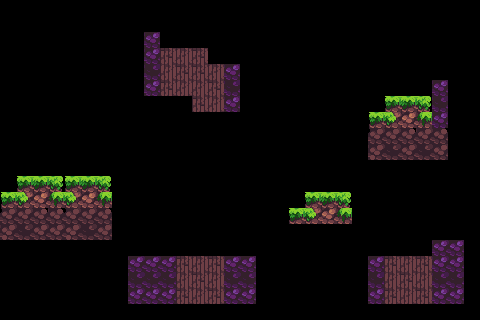

The image is a tile-based game level rendered from a .tmx file. Its description and complete source (layers, tilesets, objects, tile grids) follow:
An orthogonal 30x20 tile map with 16x16 px tiles, 1 tile layer (Tile Layer 1).

<map version="1.10" tiledversion="1.12.2" orientation="orthogonal" renderorder="right-down" width="30" height="20" tilewidth="16" tileheight="16" infinite="0" nextlayerid="2" nextobjectid="1">
 <properties>
  <property name="has_collision" type="bool" value="true" />
 </properties>
 <tileset firstgid="1" source="world.tsx" />
 <layer id="1" name="Tile Layer 1" width="30" height="20">
  <properties>
   <property name="has_collision" type="bool" value="true" />
   <property name="texture_name" value="Textures/tilemap.png" />
  </properties>
  <data encoding="csv">
0,0,0,0,0,0,0,0,0,0,0,0,0,0,0,0,0,0,0,0,0,0,0,0,0,0,0,0,0,0,
0,0,0,0,0,0,0,0,0,0,0,0,0,0,0,0,0,0,0,0,0,0,0,0,0,0,0,0,0,0,
0,0,0,0,0,0,0,0,0,148,0,0,0,0,0,0,0,0,0,0,0,0,0,0,0,0,0,0,0,0,
0,0,0,0,0,0,0,0,0,148,333,334,335,0,0,0,0,0,0,0,0,0,0,0,0,0,0,0,0,0,
0,0,0,0,0,0,0,0,0,173,358,359,333,334,148,0,0,0,0,0,0,0,0,0,0,0,0,0,0,0,
0,0,0,0,0,0,0,0,0,198,383,384,358,359,173,0,0,0,0,0,0,0,0,0,0,0,0,148,0,0,
0,0,0,0,0,0,0,0,0,0,0,0,383,384,198,0,0,0,0,0,0,0,0,2,3,4,5,173,0,0,
0,0,0,0,0,0,0,0,0,0,0,0,0,0,0,0,0,0,0,0,0,0,0,27,28,29,30,198,0,0,
0,0,0,0,0,0,0,0,0,0,0,0,0,0,0,0,0,0,0,0,0,0,0,338,339,340,339,340,0,0,
0,0,0,0,0,0,0,0,0,0,0,0,0,0,0,0,0,0,0,0,0,0,0,363,364,365,364,365,0,0,
0,0,0,0,0,0,0,0,0,0,0,0,0,0,0,0,0,0,0,0,0,0,0,0,0,0,0,0,0,0,
2,3,4,5,3,4,5,0,0,0,0,0,0,0,0,0,0,0,0,0,0,0,0,0,0,0,0,0,0,0,
27,28,29,30,28,29,30,0,0,0,0,0,0,0,0,0,0,0,2,3,4,5,0,0,0,0,0,0,0,0,
338,339,340,340,338,339,340,0,0,0,0,0,0,0,0,0,0,0,27,28,29,30,0,0,0,0,0,0,0,0,
363,364,365,365,363,364,365,0,0,0,0,0,0,0,0,0,0,0,0,0,0,0,0,0,0,0,0,0,0,0,
0,0,0,0,0,0,0,0,0,0,0,0,0,0,0,0,0,0,0,0,0,0,0,0,0,0,0,148,148,0,
0,0,0,0,0,0,0,0,148,148,148,333,334,335,148,148,0,0,0,0,0,0,0,148,333,334,335,148,148,0,
0,0,0,0,0,0,0,0,173,173,173,358,359,360,173,173,0,0,0,0,0,0,0,173,358,359,360,173,173,0,
0,0,0,0,0,0,0,0,198,198,198,383,384,385,198,198,0,0,0,0,0,0,0,198,383,384,385,198,198,0,
0,0,0,0,0,0,0,0,0,0,0,0,0,0,0,0,0,0,0,0,0,0,0,0,0,0,0,0,0,0
</data>
 </layer>
</map>
